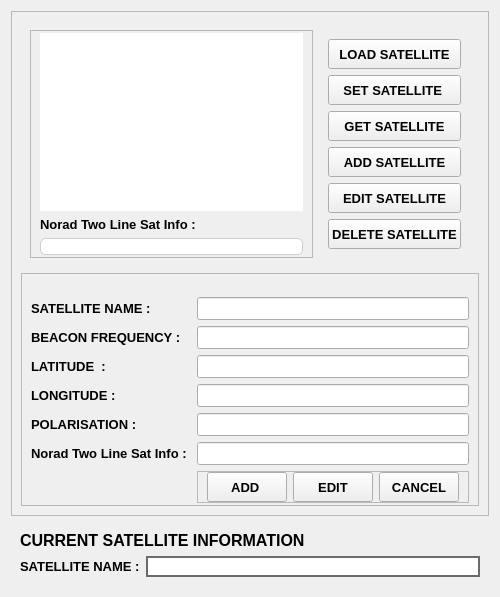
         <widget class="QWidget" name="page_2">
          <layout class="QVBoxLayout" name="verticalLayout_19">
           <item>
            <widget class="QFrame" name="frame_4">
             <property name="frameShape">
              <enum>QFrame::StyledPanel</enum>
             </property>
             <property name="frameShadow">
              <enum>QFrame::Raised</enum>
             </property>
             <layout class="QHBoxLayout" name="horizontalLayout_20">
              <property name="spacing">
               <number>0</number>
              </property>
              <property name="leftMargin">
               <number>0</number>
              </property>
              <property name="topMargin">
               <number>0</number>
              </property>
              <property name="rightMargin">
               <number>0</number>
              </property>
              <property name="bottomMargin">
               <number>0</number>
              </property>
              <item>
               <widget class="QWidget" name="widget_6" native="true">
                <layout class="QVBoxLayout" name="verticalLayout_67">
                 <item>
                  <widget class="QWidget" name="widget_7" native="true">
                   <property name="sizePolicy">
                    <sizepolicy hsizetype="Expanding" vsizetype="Expanding">
                     <horstretch>0</horstretch>
                     <verstretch>0</verstretch>
                    </sizepolicy>
                   </property>
                   <layout class="QHBoxLayout" name="horizontalLayout_31">
                    <item>
                     <widget class="QFrame" name="frame_21">
                      <property name="frameShape">
                       <enum>QFrame::StyledPanel</enum>
                      </property>
                      <property name="frameShadow">
                       <enum>QFrame::Raised</enum>
                      </property>
                      <layout class="QVBoxLayout" name="verticalLayout_69">
                       <property name="topMargin">
                        <number>2</number>
                       </property>
                       <property name="bottomMargin">
                        <number>2</number>
                       </property>
                       <item>
                        <widget class="QTableWidget" name="satelliteTable">
                         <property name="font">
                          <font>
                           <pointsize>11</pointsize>
                           <weight>75</weight>
                           <bold>true</bold>
                          </font>
                         </property>
                         <property name="styleSheet">
                          <string notr="true">QTableWidget{
    border-radius: 10px;
	
}
QHeaderView::section{
background-color: rgb(242, 255, 196);
	font: 11pt &quot;Arial Rounded MT Bold&quot;;
	
}

QTableWidget::item{
    border-radius: 10px;
    background-color:transparent;
    margin-bottom: 3px;
    margin-right: 3px;
}
QTableWidget::item:hover{
background-color: rgb(255, 254, 217);
	border-radius : 5px;
border: 2px solid  black

}

QTableWidget::item:selected{
    color: rgb(255, 255, 255);
	background-color: rgb(128, 55, 255);
    border: 0px;
}

QScrollBar:vertical {
            border: 0px solid #999999;
            background-color: rgb(34, 35, 52);
            width:14px;    
            margin: 0px 0px 0px 3px;
        }
        QScrollBar::handle:vertical {         
            min-height: 0px;
            border: 0px solid red;
            border-radius: 5px;
            background-color: rgb(92, 95, 141);
        }
        QScrollBar::add-line:vertical {       
            height: 0px;
            subcontrol-position: bottom;
            subcontrol-origin: margin;
        }
        QScrollBar::sub-line:vertical {
            height: 0 px;
            subcontrol-position:bottom;
            subcontrol-origin: margin;
        }</string>
                         </property>
                         <property name="horizontalScrollBarPolicy">
                          <enum>Qt::ScrollBarAsNeeded</enum>
                         </property>
                         <property name="sizeAdjustPolicy">
                          <enum>QAbstractScrollArea::AdjustToContents</enum>
                         </property>
                         <attribute name="horizontalHeaderStretchLastSection">
                          <bool>true</bool>
                         </attribute>
                        </widget>
                       </item>
                       <item>
                        <widget class="QLabel" name="label_4">
                         <property name="font">
                          <font>
                           <pointsize>10</pointsize>
                           <weight>75</weight>
                           <bold>true</bold>
                          </font>
                         </property>
                         <property name="text">
                          <string>Norad Two Line Sat Info :</string>
                         </property>
                        </widget>
                       </item>
                       <item>
                        <widget class="QLabel" name="twoLineInput">
                         <property name="font">
                          <font>
                           <pointsize>10</pointsize>
                           <weight>75</weight>
                           <bold>true</bold>
                          </font>
                         </property>
                         <property name="styleSheet">
                          <string notr="true">	border: 1px solid #cfcfcf;
background-color: rgb(255, 255, 255);
	border-radius: 5px;
</string>
                         </property>
                         <property name="text">
                          <string/>
                         </property>
                         <property name="wordWrap">
                          <bool>true</bool>
                         </property>
                         <property name="margin">
                          <number>1</number>
                         </property>
                        </widget>
                       </item>
                      </layout>
                     </widget>
                    </item>
                    <item alignment="Qt::AlignTop">
                     <widget class="QWidget" name="widget_12" native="true">
                      <layout class="QVBoxLayout" name="verticalLayout_30">
                       <item>
                        <widget class="QPushButton" name="loadSatBtn">
                         <property name="minimumSize">
                          <size>
                           <width>0</width>
                           <height>30</height>
                          </size>
                         </property>
                         <property name="font">
                          <font>
                           <pointsize>10</pointsize>
                           <weight>75</weight>
                           <bold>true</bold>
                          </font>
                         </property>
                         <property name="styleSheet">
                          <string notr="true">#btnGetSat {
background-color: rgb(255, 255, 255);
border-radius:5px;
border : 2px solid black;

	color: rgb(0, 0, 0);

}
#btnGetSat:hover{
background-color: rgb(255, 254, 217);
	border-radius : 5px;
border: 2px solid  black;
color: rgb(0, 0, 0);

}
#btnGetSat:pressedr{
padding-left:5px;
padding-right:5px;
backgroung-color:rgba(105,118,132,200);
color: rgb(0, 0, 0);
}</string>
                         </property>
                         <property name="text">
                          <string>LOAD SATELLITE</string>
                         </property>
                        </widget>
                       </item>
                       <item>
                        <widget class="QPushButton" name="btnSetSat">
                         <property name="minimumSize">
                          <size>
                           <width>0</width>
                           <height>30</height>
                          </size>
                         </property>
                         <property name="font">
                          <font>
                           <pointsize>10</pointsize>
                           <weight>75</weight>
                           <bold>true</bold>
                          </font>
                         </property>
                         <property name="styleSheet">
                          <string notr="true"/>
                         </property>
                         <property name="text">
                          <string>SET SATELLITE </string>
                         </property>
                        </widget>
                       </item>
                       <item>
                        <widget class="QPushButton" name="btnGetSat">
                         <property name="minimumSize">
                          <size>
                           <width>0</width>
                           <height>30</height>
                          </size>
                         </property>
                         <property name="font">
                          <font>
                           <pointsize>10</pointsize>
                           <weight>75</weight>
                           <bold>true</bold>
                          </font>
                         </property>
                         <property name="styleSheet">
                          <string notr="true"/>
                         </property>
                         <property name="text">
                          <string>GET SATELLITE</string>
                         </property>
                        </widget>
                       </item>
                       <item>
                        <widget class="QPushButton" name="addSatBtn">
                         <property name="minimumSize">
                          <size>
                           <width>0</width>
                           <height>30</height>
                          </size>
                         </property>
                         <property name="font">
                          <font>
                           <pointsize>10</pointsize>
                           <weight>75</weight>
                           <bold>true</bold>
                          </font>
                         </property>
                         <property name="styleSheet">
                          <string notr="true">#btnGetSat {
background-color: rgb(255, 255, 255);
border-radius:5px;
border : 2px solid black;

	color: rgb(0, 0, 0);

}
#btnGetSat:hover{
background-color: rgb(255, 254, 217);
	border-radius : 5px;
border: 2px solid  black;
color: rgb(0, 0, 0);

}
#btnGetSat:pressedr{
padding-left:5px;
padding-right:5px;
backgroung-color:rgba(105,118,132,200);
color: rgb(0, 0, 0);
}</string>
                         </property>
                         <property name="text">
                          <string>ADD SATELLITE</string>
                         </property>
                         <property name="checkable">
                          <bool>true</bool>
                         </property>
                        </widget>
                       </item>
                       <item>
                        <widget class="QPushButton" name="editSatBtn">
                         <property name="minimumSize">
                          <size>
                           <width>0</width>
                           <height>30</height>
                          </size>
                         </property>
                         <property name="font">
                          <font>
                           <pointsize>10</pointsize>
                           <weight>75</weight>
                           <bold>true</bold>
                          </font>
                         </property>
                         <property name="text">
                          <string>EDIT SATELLITE</string>
                         </property>
                         <property name="checkable">
                          <bool>true</bool>
                         </property>
                        </widget>
                       </item>
                       <item>
                        <widget class="QPushButton" name="delSatBtn">
                         <property name="minimumSize">
                          <size>
                           <width>0</width>
                           <height>30</height>
                          </size>
                         </property>
                         <property name="font">
                          <font>
                           <pointsize>10</pointsize>
                           <weight>75</weight>
                           <bold>true</bold>
                          </font>
                         </property>
                         <property name="styleSheet">
                          <string notr="true">#btnGetSat {
background-color: rgb(255, 255, 255);
border-radius:5px;
border : 2px solid black;

	color: rgb(0, 0, 0);

}
#btnGetSat:hover{
background-color: rgb(255, 254, 217);
	border-radius : 5px;
border: 2px solid  black;
color: rgb(0, 0, 0);

}
#btnGetSat:pressedr{
padding-left:5px;
padding-right:5px;
backgroung-color:rgba(105,118,132,200);
color: rgb(0, 0, 0);
}</string>
                         </property>
                         <property name="text">
                          <string>DELETE SATELLITE</string>
                         </property>
                        </widget>
                       </item>
                      </layout>
                     </widget>
                    </item>
                   </layout>
                  </widget>
                 </item>
                 <item alignment="Qt::AlignBottom">
                  <widget class="QFrame" name="addEditSatFrame">
                   <property name="minimumSize">
                    <size>
                     <width>0</width>
                     <height>0</height>
                    </size>
                   </property>
                   <property name="maximumSize">
                    <size>
                     <width>16777215</width>
                     <height>300</height>
                    </size>
                   </property>
                   <property name="frameShape">
                    <enum>QFrame::StyledPanel</enum>
                   </property>
                   <property name="frameShadow">
                    <enum>QFrame::Raised</enum>
                   </property>
                   <layout class="QFormLayout" name="formLayout">
                    <property name="topMargin">
                     <number>2</number>
                    </property>
                    <property name="bottomMargin">
                     <number>2</number>
                    </property>
                    <item row="0" column="0">
                     <widget class="QLabel" name="addSatEr">
                      <property name="font">
                       <font>
                        <pointsize>10</pointsize>
                        <weight>75</weight>
                        <bold>true</bold>
                       </font>
                      </property>
                      <property name="text">
                       <string/>
                      </property>
                     </widget>
                    </item>
                    <item row="1" column="0">
                     <widget class="QLabel" name="label_69">
                      <property name="font">
                       <font>
                        <pointsize>10</pointsize>
                        <weight>75</weight>
                        <bold>true</bold>
                       </font>
                      </property>
                      <property name="text">
                       <string>SATELLITE NAME :</string>
                      </property>
                     </widget>
                    </item>
                    <item row="1" column="1">
                     <widget class="QLineEdit" name="satNameAdd">
                      <property name="sizePolicy">
                       <sizepolicy hsizetype="Expanding" vsizetype="Expanding">
                        <horstretch>0</horstretch>
                        <verstretch>0</verstretch>
                       </sizepolicy>
                      </property>
                      <property name="font">
                       <font>
                        <pointsize>10</pointsize>
                        <weight>75</weight>
                        <bold>true</bold>
                       </font>
                      </property>
                      <property name="styleSheet">
                       <string notr="true"/>
                      </property>
                      <property name="maxLength">
                       <number>10</number>
                      </property>
                      <property name="clearButtonEnabled">
                       <bool>true</bool>
                      </property>
                     </widget>
                    </item>
                    <item row="3" column="0">
                     <widget class="QLabel" name="label_72">
                      <property name="font">
                       <font>
                        <pointsize>10</pointsize>
                        <weight>75</weight>
                        <bold>true</bold>
                       </font>
                      </property>
                      <property name="text">
                       <string>BEACON FREQUENCY :</string>
                      </property>
                     </widget>
                    </item>
                    <item row="3" column="1">
                     <widget class="QLineEdit" name="satBfAdd">
                      <property name="sizePolicy">
                       <sizepolicy hsizetype="Expanding" vsizetype="Expanding">
                        <horstretch>0</horstretch>
                        <verstretch>0</verstretch>
                       </sizepolicy>
                      </property>
                      <property name="font">
                       <font>
                        <pointsize>10</pointsize>
                        <weight>75</weight>
                        <bold>true</bold>
                       </font>
                      </property>
                      <property name="styleSheet">
                       <string notr="true"/>
                      </property>
                      <property name="inputMethodHints">
                       <set>Qt::ImhDigitsOnly</set>
                      </property>
                      <property name="maxLength">
                       <number>8</number>
                      </property>
                      <property name="clearButtonEnabled">
                       <bool>true</bool>
                      </property>
                     </widget>
                    </item>
                    <item row="5" column="0">
                     <widget class="QLabel" name="label_102">
                      <property name="font">
                       <font>
                        <pointsize>10</pointsize>
                        <weight>75</weight>
                        <bold>true</bold>
                       </font>
                      </property>
                      <property name="text">
                       <string>LATITUDE  : </string>
                      </property>
                     </widget>
                    </item>
                    <item row="5" column="1">
                     <widget class="QLineEdit" name="satLatAdd">
                      <property name="sizePolicy">
                       <sizepolicy hsizetype="Expanding" vsizetype="Expanding">
                        <horstretch>0</horstretch>
                        <verstretch>0</verstretch>
                       </sizepolicy>
                      </property>
                      <property name="font">
                       <font>
                        <pointsize>10</pointsize>
                        <weight>75</weight>
                        <bold>true</bold>
                       </font>
                      </property>
                      <property name="styleSheet">
                       <string notr="true"/>
                      </property>
                      <property name="maxLength">
                       <number>6</number>
                      </property>
                      <property name="clearButtonEnabled">
                       <bool>true</bool>
                      </property>
                     </widget>
                    </item>
                    <item row="7" column="0">
                     <widget class="QLabel" name="label_74">
                      <property name="font">
                       <font>
                        <pointsize>10</pointsize>
                        <weight>75</weight>
                        <bold>true</bold>
                       </font>
                      </property>
                      <property name="text">
                       <string>LONGITUDE : </string>
                      </property>
                     </widget>
                    </item>
                    <item row="7" column="1">
                     <widget class="QLineEdit" name="satLonAdd">
                      <property name="sizePolicy">
                       <sizepolicy hsizetype="Expanding" vsizetype="Expanding">
                        <horstretch>0</horstretch>
                        <verstretch>0</verstretch>
                       </sizepolicy>
                      </property>
                      <property name="font">
                       <font>
                        <pointsize>10</pointsize>
                        <weight>75</weight>
                        <bold>true</bold>
                       </font>
                      </property>
                      <property name="styleSheet">
                       <string notr="true"/>
                      </property>
                      <property name="maxLength">
                       <number>6</number>
                      </property>
                      <property name="clearButtonEnabled">
                       <bool>true</bool>
                      </property>
                     </widget>
                    </item>
                    <item row="8" column="0">
                     <widget class="QLabel" name="label_73">
                      <property name="font">
                       <font>
                        <pointsize>10</pointsize>
                        <weight>75</weight>
                        <bold>true</bold>
                       </font>
                      </property>
                      <property name="text">
                       <string>POLARISATION : </string>
                      </property>
                     </widget>
                    </item>
                    <item row="8" column="1">
                     <widget class="QLineEdit" name="satPolAdd">
                      <property name="sizePolicy">
                       <sizepolicy hsizetype="Expanding" vsizetype="Expanding">
                        <horstretch>0</horstretch>
                        <verstretch>0</verstretch>
                       </sizepolicy>
                      </property>
                      <property name="font">
                       <font>
                        <pointsize>10</pointsize>
                        <weight>75</weight>
                        <bold>true</bold>
                       </font>
                      </property>
                      <property name="styleSheet">
                       <string notr="true"/>
                      </property>
                      <property name="maxLength">
                       <number>6</number>
                      </property>
                      <property name="clearButtonEnabled">
                       <bool>true</bool>
                      </property>
                     </widget>
                    </item>
                    <item row="9" column="0">
                     <widget class="QLabel" name="label_70">
                      <property name="font">
                       <font>
                        <pointsize>10</pointsize>
                        <weight>75</weight>
                        <bold>true</bold>
                       </font>
                      </property>
                      <property name="text">
                       <string>Norad Two Line Sat Info : </string>
                      </property>
                     </widget>
                    </item>
                    <item row="9" column="1">
                     <widget class="QLineEdit" name="satTwoLineAdd">
                      <property name="sizePolicy">
                       <sizepolicy hsizetype="Expanding" vsizetype="Expanding">
                        <horstretch>0</horstretch>
                        <verstretch>0</verstretch>
                       </sizepolicy>
                      </property>
                      <property name="font">
                       <font>
                        <pointsize>10</pointsize>
                        <weight>75</weight>
                        <bold>true</bold>
                       </font>
                      </property>
                      <property name="styleSheet">
                       <string notr="true"/>
                      </property>
                      <property name="clearButtonEnabled">
                       <bool>true</bool>
                      </property>
                     </widget>
                    </item>
                    <item row="11" column="1">
                     <widget class="QFrame" name="frame_15">
                      <property name="frameShape">
                       <enum>QFrame::StyledPanel</enum>
                      </property>
                      <property name="frameShadow">
                       <enum>QFrame::Raised</enum>
                      </property>
                      <layout class="QHBoxLayout" name="horizontalLayout_47">
                       <property name="topMargin">
                        <number>0</number>
                       </property>
                       <property name="bottomMargin">
                        <number>0</number>
                       </property>
                       <item>
                        <widget class="QPushButton" name="addSatBtn_2">
                         <property name="sizePolicy">
                          <sizepolicy hsizetype="Minimum" vsizetype="Minimum">
                           <horstretch>0</horstretch>
                           <verstretch>0</verstretch>
                          </sizepolicy>
                         </property>
                         <property name="minimumSize">
                          <size>
                           <width>0</width>
                           <height>30</height>
                          </size>
                         </property>
                         <property name="maximumSize">
                          <size>
                           <width>85</width>
                           <height>85</height>
                          </size>
                         </property>
                         <property name="font">
                          <font>
                           <pointsize>10</pointsize>
                           <weight>75</weight>
                           <bold>true</bold>
                          </font>
                         </property>
                         <property name="styleSheet">
                          <string notr="true">#btnGetSat {
background-color: rgb(255, 255, 255);
border-radius:5px;
border : 2px solid black;

	color: rgb(0, 0, 0);

}
#btnGetSat:hover{
background-color: rgb(255, 254, 217);
	border-radius : 5px;
border: 2px solid  black;
color: rgb(0, 0, 0);

}
#btnGetSat:pressedr{
padding-left:5px;
padding-right:5px;
backgroung-color:rgba(105,118,132,200);
color: rgb(0, 0, 0);
}</string>
                         </property>
                         <property name="text">
                          <string>ADD </string>
                         </property>
                         <property name="checkable">
                          <bool>true</bool>
                         </property>
                        </widget>
                       </item>
                       <item alignment="Qt::AlignLeft">
                        <widget class="QPushButton" name="editSatBtn_2">
                         <property name="sizePolicy">
                          <sizepolicy hsizetype="Minimum" vsizetype="Minimum">
                           <horstretch>0</horstretch>
                           <verstretch>0</verstretch>
                          </sizepolicy>
                         </property>
                         <property name="minimumSize">
                          <size>
                           <width>0</width>
                           <height>30</height>
                          </size>
                         </property>
                         <property name="font">
                          <font>
                           <pointsize>10</pointsize>
                           <weight>75</weight>
                           <bold>true</bold>
                          </font>
                         </property>
                         <property name="text">
                          <string>EDIT</string>
                         </property>
                         <property name="checkable">
                          <bool>true</bool>
                         </property>
                        </widget>
                       </item>
                       <item>
                        <widget class="QPushButton" name="cancelAddSatBtn">
                         <property name="sizePolicy">
                          <sizepolicy hsizetype="Minimum" vsizetype="Minimum">
                           <horstretch>0</horstretch>
                           <verstretch>0</verstretch>
                          </sizepolicy>
                         </property>
                         <property name="minimumSize">
                          <size>
                           <width>0</width>
                           <height>30</height>
                          </size>
                         </property>
                         <property name="maximumSize">
                          <size>
                           <width>85</width>
                           <height>16777215</height>
                          </size>
                         </property>
                         <property name="font">
                          <font>
                           <pointsize>10</pointsize>
                           <weight>75</weight>
                           <bold>true</bold>
                          </font>
                         </property>
                         <property name="styleSheet">
                          <string notr="true">#btnGetSat {
background-color: rgb(255, 255, 255);
border-radius:5px;
border : 2px solid black;

	color: rgb(0, 0, 0);

}
#btnGetSat:hover{
background-color: rgb(255, 254, 217);
	border-radius : 5px;
border: 2px solid  black;
color: rgb(0, 0, 0);

}
#btnGetSat:pressedr{
padding-left:5px;
padding-right:5px;
backgroung-color:rgba(105,118,132,200);
color: rgb(0, 0, 0);
}</string>
                         </property>
                         <property name="text">
                          <string>CANCEL</string>
                         </property>
                         <property name="checkable">
                          <bool>true</bool>
                         </property>
                        </widget>
                       </item>
                      </layout>
                     </widget>
                    </item>
                   </layout>
                  </widget>
                 </item>
                </layout>
               </widget>
              </item>
             </layout>
            </widget>
           </item>
           <item alignment="Qt::AlignBottom">
            <widget class="QWidget" name="widget_13" native="true">
             <property name="styleSheet">
              <string notr="true">QWidget#widget_11 {
background-color: rgb(230, 226, 225);
	border-radius : 20px;
border: 2px solid  rgb(107, 107, 107)}
</string>
             </property>
             <layout class="QVBoxLayout" name="verticalLayout_31">
              <item>
               <widget class="QLabel" name="label_64">
                <property name="font">
                 <font>
                  <pointsize>12</pointsize>
                  <weight>75</weight>
                  <bold>true</bold>
                 </font>
                </property>
                <property name="styleSheet">
                 <string notr="true">QLabel {
background-color:rgba(0,0,0,0);
color: rgbs(0,0,0,255);border-bottom:2px solid rgba(105,118.132.235);
}</string>
                </property>
                <property name="text">
                 <string>CURRENT SATELLITE INFORMATION</string>
                </property>
               </widget>
              </item>
              <item>
               <layout class="QHBoxLayout" name="horizontalLayout_21">
                <item>
                 <layout class="QVBoxLayout" name="verticalLayout_32">
                  <item>
                   <widget class="QLabel" name="label_68">
                    <property name="font">
                     <font>
                      <pointsize>10</pointsize>
                      <weight>75</weight>
                      <bold>true</bold>
                     </font>
                    </property>
                    <property name="text">
                     <string>SATELLITE NAME :</string>
                    </property>
                   </widget>
                  </item>
                 </layout>
                </item>
                <item>
                 <layout class="QVBoxLayout" name="verticalLayout_33">
                  <item>
                   <widget class="QLineEdit" name="satCurr">
                    <property name="sizePolicy">
                     <sizepolicy hsizetype="Expanding" vsizetype="Expanding">
                      <horstretch>0</horstretch>
                      <verstretch>0</verstretch>
                     </sizepolicy>
                    </property>
                    <property name="font">
                     <font>
                      <pointsize>10</pointsize>
                      <weight>75</weight>
                      <bold>true</bold>
                     </font>
                    </property>
                    <property name="styleSheet">
                     <string notr="true">
border: 2px solid  rgb(107, 107, 107)
</string>
                    </property>
                    <property name="readOnly">
                     <bool>true</bool>
                    </property>
                   </widget>
                  </item>
                 </layout>
                </item>
               </layout>
              </item>
             </layout>
            </widget>
           </item>
          </layout>
         </widget>
